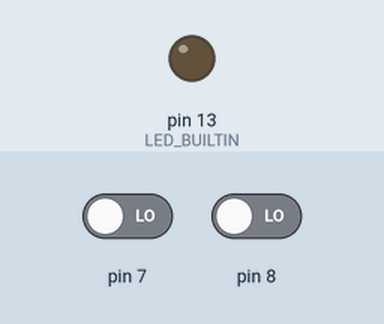
Bench run of a sketch on a simulated Arduino Uno, built with avr-gcc and run on an emulated ATmega328P. Shown: output pins drawn as LEDs (lit = HIGH). The test bench sets the inputs (shaded band); at power-on: pin 8 LOW, pin 7 LOW.

Above: at 1.2 s.
1.3 s: pin 8 driven HIGH
At 2.5 s:
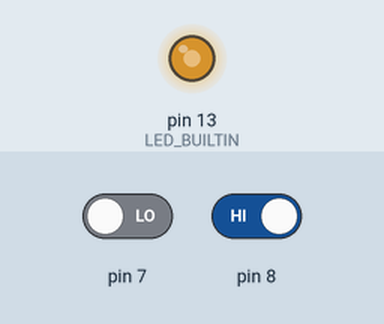
2.8 s: pin 7 driven HIGH
At 3.2 s:
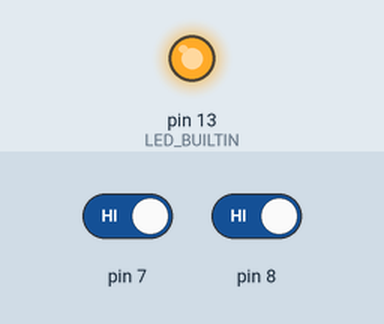
4.3 s: pin 7 driven LOW
At 5.5 s:
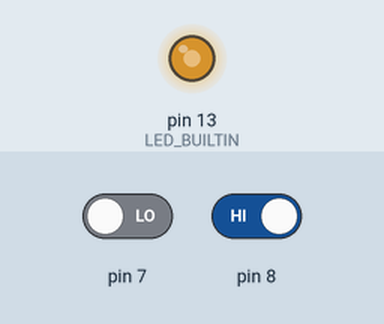
5.8 s: pin 8 driven LOW
At 6.7 s:
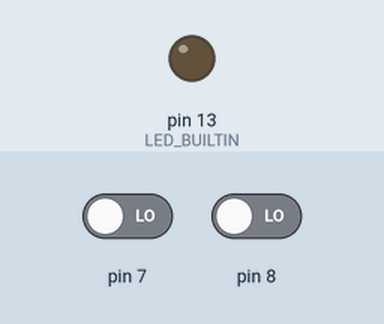
Timing chart, 0 to 8.3 s (numbered marks = the images above; inputs shaded):
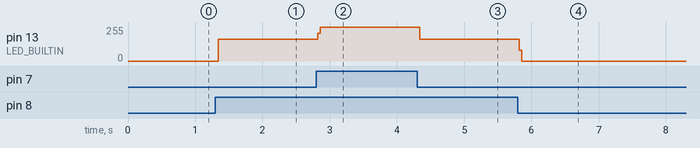

Measured:
- after the input at 1.3 s, pin 13 (LED_BUILTIN): 0/255 → 163/255 at once
- after the input at 2.8 s, pin 13 (LED_BUILTIN): 163/255 → 255/255 at once
- after the input at 4.3 s, pin 13 (LED_BUILTIN): 255/255 → 163/255 at once
- after the input at 5.8 s, pin 13 (LED_BUILTIN): 163/255 → 0/255 at once

The sketch:

node_button_test.ino
```cpp
void setup() {
  // put your setup code here, to run once:
pinMode(7, INPUT);
pinMode(8,INPUT);
pinMode(13, OUTPUT);
}

void loop() {
  // put your main code here, to run repeatedly:
if (digitalRead(7)==HIGH)
{
  digitalWrite(13,HIGH);
}
else if (digitalRead(7)==LOW)
{
  digitalWrite(13,LOW);
}
if (digitalRead(8)==HIGH)
{
  digitalWrite(LED_BUILTIN,HIGH);
}
else if (digitalRead(8)==LOW)
{
  digitalWrite(LED_BUILTIN,LOW);
}
}
```
